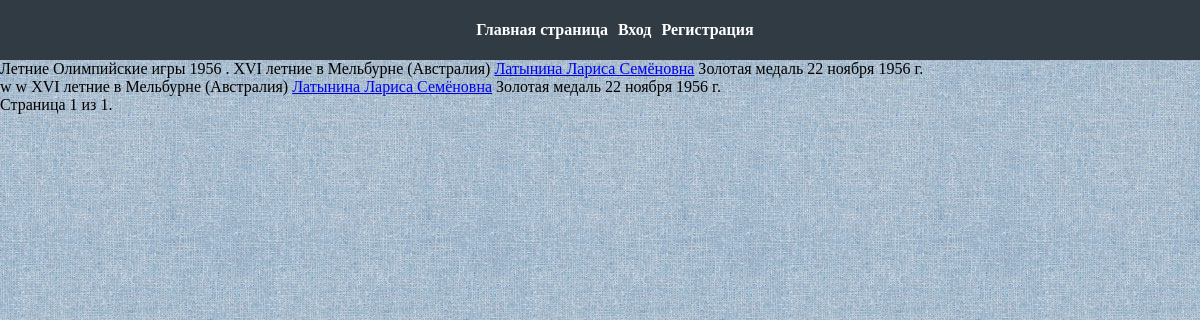
Page /news/ on the committed database.
### app/olimp/models.py (models this page shows, shortened)
class Stand(models.Model):
    stand_name = models.CharField(
        max_length=20,
        verbose_name="Заголовок записи",
        null=False,
        blank=False,
    )
    stand_description = models.TextField(
        verbose_name="Описание записи",
        max_length=100,
        null=False,
        blank=False,
    )
    sportsman_id = models.ForeignKey(
        "Sportsman",
        on_delete=models.CASCADE,
        related_name="Sportsman_Stand",
        verbose_name="Спортсмен",
        null=False,
        blank=False,
    )
    view_olimp_id = models.ForeignKey(
        "ViewOlimp",
        on_delete=models.CASCADE,
        related_name="ViewOlimp_Stand",
        verbose_name="Вид олимпийских игр",
        null=False,
        blank=False,
    )
    medal_id = models.ForeignKey(
        "Medal",
        on_delete=models.CASCADE,
        related_name="Medal_Stand",
        verbose_name="Медаль",
        null=False,
        blank=False,
    )
    date_event = models.DateField(
        verbose_name="Дата олимпиады",
        null=True,
        blank=False,
    )
    stand_is_visible = models.BooleanField(
        default=False,
        verbose_name="Скрытая запись",
        null=True,
        blank=True,
    )
    class Meta:
        verbose_name = "СТЕНД"
        verbose_name_plural = "СТЕНД"

class ViewOlimp(models.Model):
    view_olimp_name = models.CharField(
        max_length=50,
        verbose_name="Наименование олимпийских игр",
         null=False,
         blank=False,
    )
    view_olimp_is_visible = models.BooleanField(
        default=False,
        verbose_name="Скрытая запись",
        null=True,
        blank=True,
    )
    def __str__(self):
        return self.view_olimp_name
    class Meta:
        verbose_name = "ВИД ОЛИМПИЙСКИХ ИГР"
        verbose_name_plural = "ВИДЫ ОЛИМПИЙСКИХ ИГР"

class Sportsman(models.Model):
    sportsman_name = models.CharField(
        max_length=50,
        verbose_name="ФИО спортсмена",
        null=False,
        blank=False,
    )
    sportsman_country = models.CharField(
        max_length=30,
        verbose_name="Страна",
        null=False,
        blank=False,
    )
    sportsman_birthday = models.DateField(
        max_length=8,
        verbose_name="Дата рождения",
        null=False,
        blank=False,
    )
    sportsman_biogrpahy = models.TextField(
        verbose_name="Биография",
        null=True,
        blank=True,
    )
    view_sports_id = models.ForeignKey(
        "ViewSports",
        on_delete=models.CASCADE,
        related_name="ViewSports_Sportsman",
        verbose_name="Вид спорта",
        null=False,
        blank=False,
    )
    trener_id = models.ForeignKey(
        "Trener",
        on_delete=models.CASCADE,
        related_name="Trener_Sportsman",
        verbose_name="Тренер",
        null=False,
        blank=False,
    )
    sportsman_img = models.ImageField(
        upload_to="media/sportsman/%y/%m/%d/",
        verbose_name="Загрузить фото",
        null=False,
        blank=False,
    )
    sportsman_is_visible = models.BooleanField(
        default=False,
        verbose_name="Скрытая запись",
        null=True,
        blank=True,
    )
    def __str__(self):
        return self.sportsman_name
    class Meta:
        verbose_name = "СПОРТСМЕНА"
        verbose_name_plural = "СПОРТСМЕНЫ"

class Medal(models.Model):
    medal_name = models.CharField(
        max_length=20,
        verbose_name="Вид медали",
        null=False,
        blank=False,
    )
    medal_is_visible = models.BooleanField(
        default=False,
        verbose_name="Скрытая запись",
        null=True,
        blank=True,
    )
    def __str__(self):
        return self.medal_name
    class Meta:
        verbose_name = "МЕДАЛЬ"
        verbose_name_plural = "МЕДАЛИ"

### app/olimp/views.py (the view)
# urls.py: path('', StandList.as_view(), name='stand_list_view'),
class StandList(FilterView):
    model = Stand
    context_object_name = "stands"
    template_name = "stand/stand_list.html"
    paginate_by = settings.OBJECTS_ON_PAGE
    def get_context_data(self, **kwargs):
        context = super().get_context_data(**kwargs)
        context["stands"] = self.queryset
        context["title"] = "Стенд"
        return context

### app/olimp/templates/stand/stand_list.html
{% extends 'stand/base_stand_list.html' %}

### templates/stand/base_stand_list.html (shortened to what this page needs)
{% load static %}
{% include "../inc/_header.html" %}
<div class="stand_list">
{% for stand in page_obj %}
    {{ stand.stand_name }} {{ stand.stand_description }}  {{ stand.view_olimp_id }} <a href="/news/{{ stand.id }}">{{stand.sportsman_id}}</a> {{ stand.medal_id }}  {{ stand.date_event }}<br>
{% endfor %}
</div>
    <div>
        <span>
            Страница {{ page_obj.number }} из {{ page_obj.paginator.num_pages }}.
        </span>
    </div>
{% include "../inc/_footer.html" %}

### templates/inc/_header.html (shortened to what this page needs)
{% load static %}
{%block header %}
<html lang="ru">
<head>
    <link rel="stylesheet" href="{% static  'css/main.css' %}" >
</head>
<body >
<header>
    <nav id="navbar">
        <ul>
            <li><a  href="{% url 'stand_list_view' %}">Главная страница</a></li>
            {% if user.is_authenticated%}
                <li><a  href="{% url 'add_stand' %}">Добавить запись</a></li>
                <li><a href="{% url 'logout' %}">Выход</a></li>
            {% else %}
                <li><a href="{% url 'login' %}">Вход</a></li>
                <li><a href="{% url 'register' %}">Регистрация</a></li>
            {% endif %}
        </ul>
    </nav>
</header>
{% endblock  %}

### templates/inc/_footer.html
{% load static %}
{%block header %}
</body>
</html>
{% endblock  %}

### static/css/main.css (style rules this page uses)
body { margin:0px; padding:0px; background-image: url("../img/background.jpg"); background-repeat: repeat; }
#navbar { margin: 0px; padding-right:10px; background-color: #303b44; width:100% }
header { display: flex; justify-content: space-around }
#navbar ul { display: flex; justify-content: center; list-style-type: none; }
#navbar li { background-color: #303b44; color:white; padding:5px; }
#navbar a { display: block; text-decoration: none; color: #fff; font-weight: bold; }

### rows in the picture
Stand: stand_name "Летние Олимпийские игры 1956", stand_description ".", view_olimp_id "XVI летние в Мельбурне (Австралия)", sportsman_id "Латынина Лариса Семёновна", medal_id "Золотая медаль", date_event "22 ноября 1956 г."
Stand: stand_name "w", stand_description "w", view_olimp_id "XVI летние в Мельбурне (Австралия)", sportsman_id "Латынина Лариса Семёновна", medal_id "Золотая медаль", date_event "22 ноября 1956 г."

### other values in the picture
{{ page_obj.number }} "1"
{{ page_obj.paginator.num_pages }} "1"
